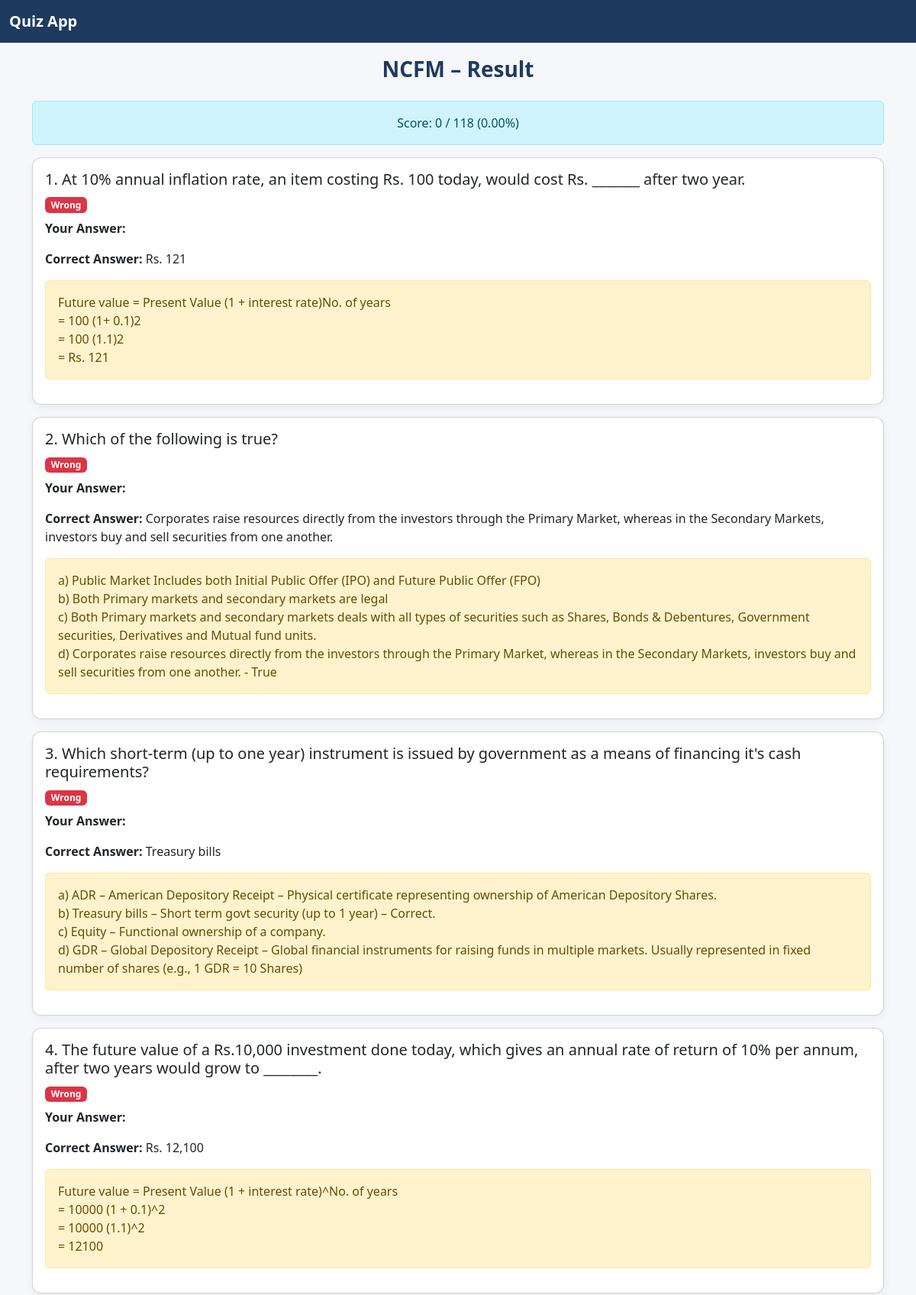
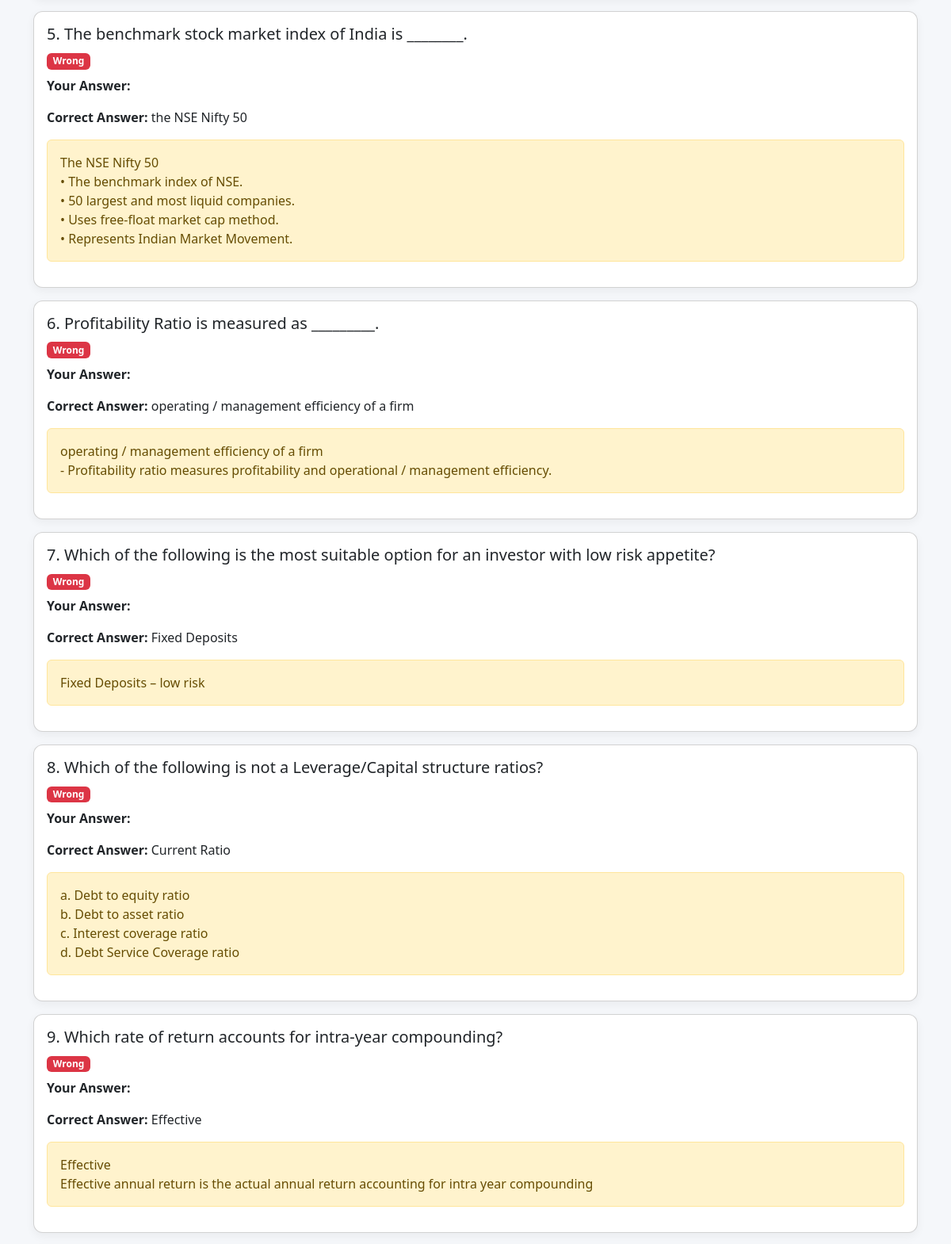
/result/10/ (upper part), run on the app's committed database (2 pictures, top to bottom).
### quiz/models.py (models this page shows, shortened)
class QuizAttempt(models.Model):
    topic = models.ForeignKey(Topic, on_delete=models.CASCADE)
    attempted = models.PositiveIntegerField(default=0)
    correct_ans = models.PositiveIntegerField(default=0)
    percent_correct = models.FloatField(default=0)
    wrong_questions = models.JSONField(default=list, blank=True)
    created_at = models.DateTimeField(auto_now_add=True)

class Topic(models.Model):
    name = models.CharField(max_length=100)
    slug = models.SlugField(unique=True)

class Question(models.Model):
    topic = models.ForeignKey(Topic, on_delete=models.CASCADE)
    question = models.TextField()
    answer_description = models.TextField()

class Option(models.Model):
    question = models.ForeignKey(
        Question,
        related_name='options',
        on_delete=models.CASCADE
    )
    option_text = models.CharField(max_length=255)
    is_correct_ans = models.BooleanField(default=False)

### quiz/views.py (the view)
# urls.py: path('result/<int:attempt_id>/', views.quiz_result, name='quiz_result'),
def quiz_result(request, attempt_id):
    attempt = get_object_or_404(QuizAttempt, id=attempt_id)
    answers = []
    wrong_answers = []
    for ua in attempt.user_answers.select_related('question', 'selected_option'):
        correct_option = ua.question.options.filter(is_correct_ans=True).first()
        answer_dict = {
            'question': ua.question,
            'selected_option': ua.selected_option,
            'correct_option': correct_option,
            'is_correct': ua.is_correct
        }
        answers.append(answer_dict)
        if not ua.is_correct:
            wrong_answers.append(answer_dict)
    return render(request, 'result.html', {
        'attempt': attempt,
        'answers': answers,
        'wrong_answers': wrong_answers
    })

### quiz/templates/result.html (shortened to what this page needs)
{% extends 'base.html' %}
{% block content %}
<h3 class="text-center mb-4">{{ attempt.topic.name }} – Result</h3>
<div class="alert alert-info text-center">
    Score: {{ attempt.correct_ans }} / {{ attempt.attempted }}
    ({{ attempt.percent_correct|floatformat:2 }}%)
</div>
{% for ans in answers %}
<div class="card mb-3">
    <div class="card-body">
        <h5>{{ forloop.counter }}. {{ ans.question.question }}</h5>
        {% if ans.is_correct %}
            <span class="badge bg-success">Correct</span>
        {% else %}
            <span class="badge bg-danger">Wrong</span>
            <p class="mt-2">
                <strong>Your Answer:</strong>
            </p>
            <p><strong>Correct Answer:</strong> {{ ans.correct_option.option_text }}</p>
            <div class="alert alert-warning">{{ ans.question.answer_description|linebreaksbr }}</div>
        {% endif %}
    </div>
</div>
{% endfor %}
{% endblock %}

### quiz/static/css/style.css (style rules this page uses)
body { padding: 0 8px; padding-top: 50px; background-color: #f5f7fa; color: #212529; }
h1, h2, h3 { color: #1f3a5f; font-weight: 600; }
.card { border-radius: 12px; box-shadow: 0 4px 12px rgba(0,0,0,0.05); }

### data on the page
QuizAttempt: topic.name "NCFM", correct_ans "0", attempted "118", percent_correct "0.00"
Question: question.question "At 10% annual inflation rate, an item costing Rs. 100 today, would cost Rs. _______ after two year.", correct_option.option_text "Rs. 121", question.answer_description "Future value = Present Value (1 + interest rate)No. of years = 100 (1+ 0.1)2 = 100 (1.1)2 = Rs. 121"
Question: question.question "Which of the following is true?", correct_option.option_text "Corporates raise resources directly from the investors through the Primary Market, whereas in the Secondary Markets, investors buy and sell securities from one another.", question.answer_description "a) Public Market Includes both Initial Public Offer (IPO) and Future Public Offer (FPO) b) Both Primary markets and secondary markets are legal c) Both Primary markets and secondary markets deals with all types of securities such as Shares, Bonds & Debentures, Government securities, Derivatives and Mutual fund units. d) Corporates raise resources directly from the investors through the Primary Market, whereas in the Secondary Markets, investors buy and sell securities from one another. - True"
Question: question.question "Which short-term (up to one year) instrument is issued by government as a means of financing it's cash requirements?", correct_option.option_text "Treasury bills", question.answer_description "a) ADR – American Depository Receipt – Physical certificate representing ownership of American Depository Shares. b) Treasury bills – Short term govt security (up to 1 year) – Correct. c) Equity – Functional ownership of a company. d) GDR – Global Depository Receipt – Global financial instruments for raising funds in multiple markets. Usually represented in fixed number of shares (e.g., 1 GDR = 10 Shares)"
Question: question.question "The future value of a Rs.10,000 investment done today, which gives an annual rate of return of 10% per annum, after two years would grow to ________.", correct_option.option_text "Rs. 12,100", question.answer_description "Future value = Present Value (1 + interest rate)^No. of years = 10000 (1 + 0.1)^2 = 10000 (1.1)^2 = 12100"
Question: question.question "The benchmark stock market index of India is ________.", correct_option.option_text "the NSE Nifty 50", question.answer_description "The NSE Nifty 50 • The benchmark index of NSE. • 50 largest and most liquid companies. • Uses free-float market cap method. • Represents Indian Market Movement."
Question: question.question "Profitability Ratio is measured as _________.", correct_option.option_text "operating / management efficiency of a firm", question.answer_description "operating / management efficiency of a firm - Profitability ratio measures profitability and operational / management efficiency."
Question: question.question "Which of the following is the most suitable option for an investor with low risk appetite?", correct_option.option_text "Fixed Deposits", question.answer_description "Fixed Deposits – low risk"
Question: question.question "Which of the following is not a Leverage/Capital structure ratios?", correct_option.option_text "Current Ratio", question.answer_description "a. Debt to equity ratio b. Debt to asset ratio c. Interest coverage ratio d. Debt Service Coverage ratio"
Question: question.question "Which rate of return accounts for intra-year compounding?", correct_option.option_text "Effective", question.answer_description "Effective Effective annual return is the actual annual return accounting for intra year compounding"
